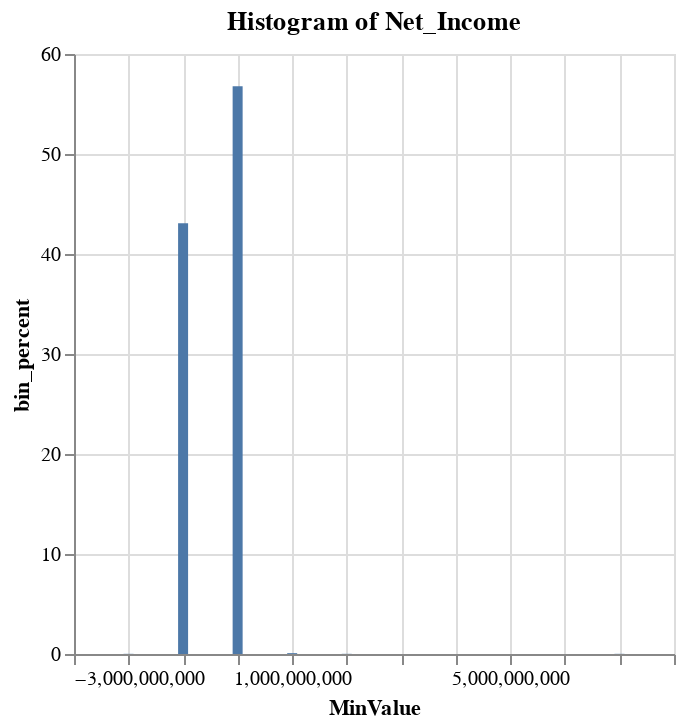

Write notebook code for a chart like this one.
### Code cell
%chart x = MinValue, y = bin_percent, title = "Histogram of Net_Income"

### Figure 1 — Vega-Lite specification as saved in the notebook (floating-point values rounded to 4 significant figures)
{"$schema": "https://vega.github.io/schema/vega-lite/v3.json", "data": {"format": {"type": "csv"}, "values": "\"ColumnName\",\"Label\",\"MinValue\",\"MaxValue\",\"CountOfValues\",\"Bin_Percent\"\n\"Net_Income\",\"0\",\"-2e+09\",\"-1e+09\",\"1\",\"0.01673920321392702\"\n\"Net_Income\",\"1\",\"-1e+09\",\"0\",\"2574\",\"43.08670907264814\"\n\"Net_Income\",\"2\",\"0\",\"1e+09\",\"3392\",\"56.779377301640444\"\n\"Net_Income\",\"3\",\"1e+09\",\"2e+09\",\"5\",\"0.08369601606963509\"\n\"Net_Income\",\"4\",\"2e+09\",\"3e+09\",\"1\",\"0.01673920321392702\"\n\"Net_Income\",\"5\",\"3e+09\",\"4e+09\",\"0\",\"0\"\n\"Net_Income\",\"6\",\"4e+09\",\"5e+09\",\"0\",\"0\"\n\"Net_Income\",\"7\",\"5e+09\",\"6e+09\",\"0\",\"0\"\n\"Net_Income\",\"8\",\"6e+09\",\"7e+09\",\"0\",\"0\"\n\"Net_Income\",\"9\",\"7e+09\",\"8e+09\",\"1\",\"0.01673920321392702\"\n"}, "encoding": {"x": {"axis": {"grid": true, "title": "MinValue"}, "field": "MinValue", "type": "quantitative"}, "y": {"axis": {"grid": true, "title": "bin_percent"}, "field": "Bin_Percent", "type": "quantitative"}}, "mark": {"color": "#4C78A8", "type": "bar"}, "title": "Histogram of Net_Income"}
